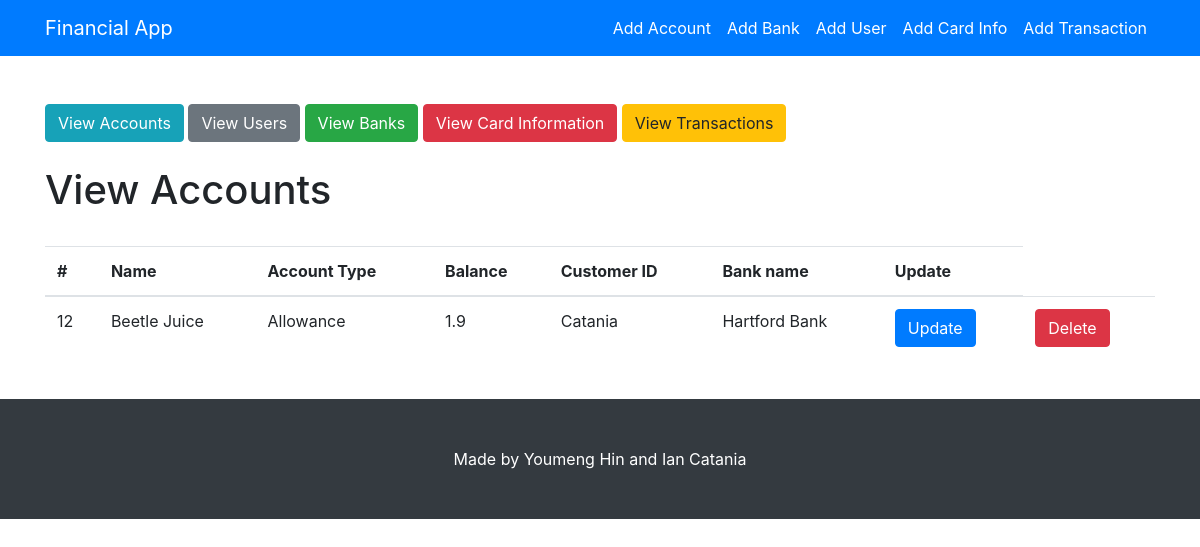
Screenshot of /users/view-accounts/ with the database file from the repository.
### users/models.py (models this page shows, shortened)
class Account(models.Model):
    account_num = models.BigIntegerField()
    account_name = models.CharField(max_length=100, default="My Account")
    account_type = models.CharField(max_length=100, default="Checking")
    account_bal = models.FloatField()
    customer_id = models.ForeignKey(Customer, on_delete=models.CASCADE)
    bank_name = models.ForeignKey(Bank, on_delete=models.CASCADE)

class Customer(models.Model):
    customer_id = models.AutoField(primary_key=True)
    last_name = models.CharField(max_length=100, default="lastname")
    first_name = models.CharField(max_length=100, default="first")
    phone_number = models.CharField(max_length=100, default="phone")
    email = models.CharField(max_length=100, default="email")
    def __str__(self):
        return "{}".format(self.last_name)

class Bank(models.Model):
    bank_name = models.CharField(max_length=100, default="bank")
    routing_number = models.BigIntegerField()
    bank_phone = models.CharField(max_length=100)
    def __str__(self):
        return "{}".format(self.bank_name)

### users/views.py (the view)
def view_accounts(request):
    template_name = 'users/view_accounts.html'
    accounts = Account.objects.all()
    context = {
        'accounts': accounts
    }
    return render(request, template_name, context)

### users/templates/users/view_accounts.html
{% extends "users/base.html"%}
{%block content%}
<br><br>
<h1> View Accounts </h1>
<br>
<table class="table">
    <thead>
    <tr>
        <th scope="col">#</th>
        <th scope="col">Name</th>
        <th scope="col">Account Type</th>
        <th scope="col">Balance</th>
        <th scope="col">Customer ID</th>
        <th scope="col">Bank name</th>
        <th scope="col">Update</th>
    </tr>
    </thead>
    <tbody>
    {%for account in accounts%}
    <tr>
        <td>{{account.account_num}}</td>
        <td>{{account.account_name}}</td>
        <td>{{account.account_type}}</td>
        <td>{{account.account_bal}}</td>
        <td>{{account.customer_id}}</td>
        <td>{{account.bank_name}}</td>
        <td><a href="{% url 'account_update' account.id %}">
            <button type="button" class="btn btn-primary"> Update</button>
        </a></td>
        <td><a href="{% url 'account_delete' account.id %}">
            <button type="button" class="btn btn-danger"> Delete</button>
        </a></td>
    </tr>
    {%endfor%}
    </tbody>
</table>
<br>
{%endblock content%}

### users/static/users/css/blog-home.css (style rules this page uses)
body { padding-top: 56px; }

### rows the page displays
Account: account_num "12", account_name "Beetle Juice", account_type "Allowance", account_bal "1.9", customer_id "Catania", bank_name "Hartford Bank"
